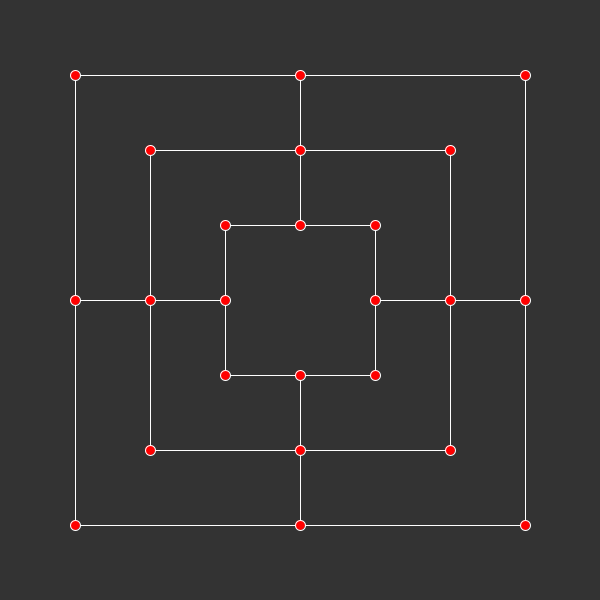
Frame 1 (no input)
Frame 60 (the mouse pressed at the canvas centre just before this capture): identical to frame 1, image omitted
Frame 120 (the mouse held since frame 60 and released just before this capture): identical to frame 1, image omitted

The Processing sketch that drew this single still picture (run headless with seeded random() and noise(); from frame 60 on, the mouse is pressed at the canvas centre):

// Processing sketch: Muehle
// ── Muehle.pde

ArrayList<PVector> spots = new ArrayList();

void setup() {
  size(600, 600);
}

void draw() {
  background(51);
  translate(width/2, height/2);
  rectMode(CENTER);
  drawBoard();

  fill(255, 0, 0);
  for (PVector p : spots) {
    ellipse(p.x, p.y, 10, 10);
  }
}


void drawBoard() {
  stroke(255);
  int k =-6;
  for (float i=-3/8.0*width; i <= 3/8.0*width; i+=width/8.0) {
    for (float j=-3/8.0*width; j <= 3/8.0*width; j+=width/8.0) {
      if (abs(i)>width/16.0 || abs(j)>width/16.0) {
        if (abs(i)==abs(j) || abs(i*j)==0) {
          if (abs(i)==abs(j)) {
            if (j<0) {
              line(i, j, i, j+abs(k)*width/8);
            }
            if (i<0) {
              line(i, j, i+abs(k)*width/8, j);
            }
          }
          if (abs(i*j)==0) {
            if (j==0) {
              if ((i<3/8.0*width && i>0) || i<-1/8.0*width) {
                line(i, j, i+width/8.0, j);
              }
            }
            if (i==0) {
              if ((j<3/8.0*width && j>0) || j<-1/8.0*width) {
                line(i, j, i, j+width/8.0);
              }
            }
          }
          if (frameCount==1) {
            spots.add(new PVector(i, j));
          }
        }
      }
    }
    k+=2;
  }
}
